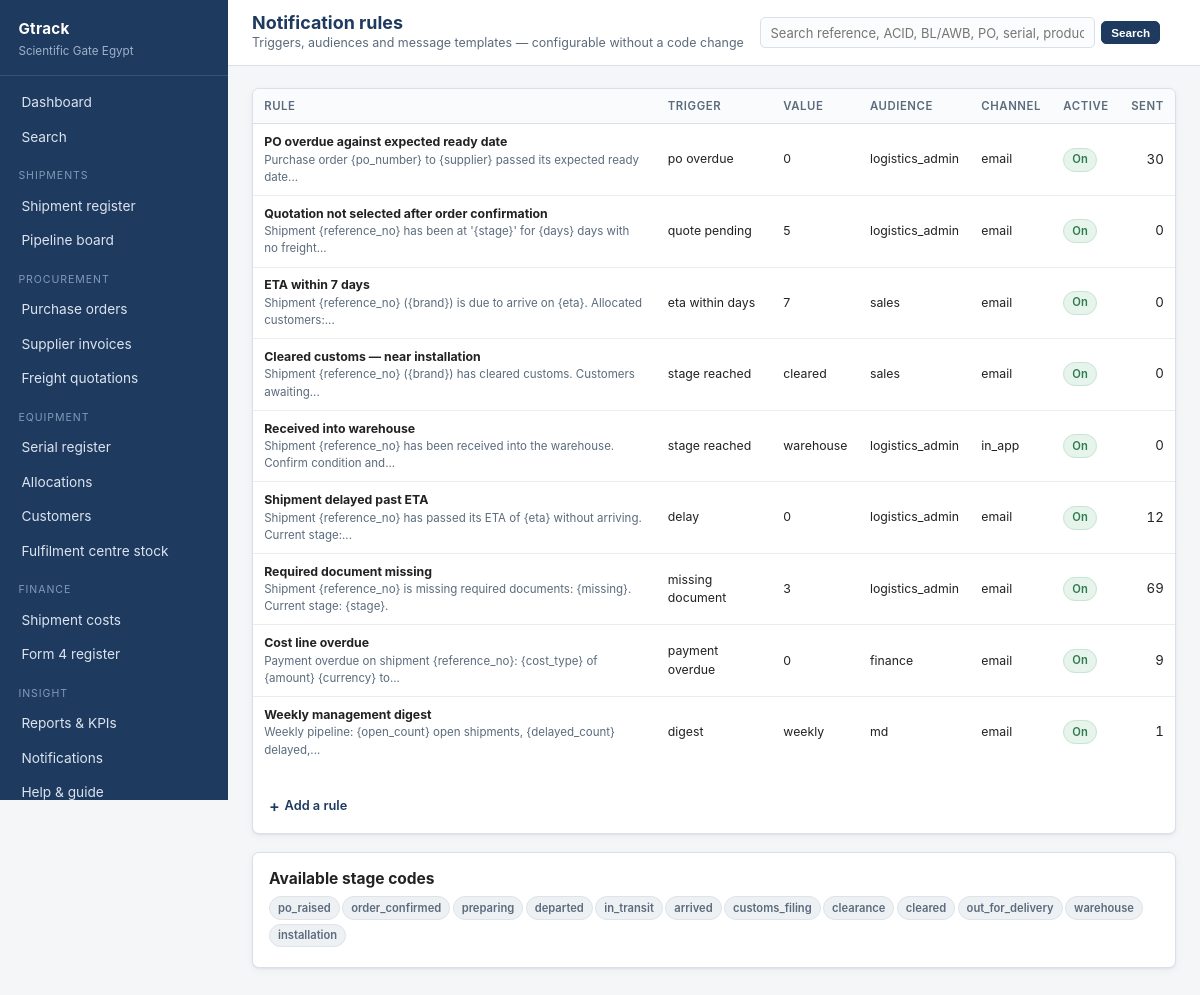
Page /admin/notification-rules (signed in) on the committed database.
### app/models.py (models this page shows, shortened)
class User(UserMixin, db.Model):
    __tablename__ = "users"
    id = db.Column(db.Integer, primary_key=True)
    name = db.Column(db.String(120), nullable=False)
    email = db.Column(db.String(160), unique=True, nullable=False)
    password_hash = db.Column(db.String(256))
    role_id = db.Column(db.Integer, db.ForeignKey("roles.id"))
    phone = db.Column(db.String(40))
    language = db.Column(db.String(5), default="en")   # "en" or "ar"
    is_active_flag = db.Column(db.Boolean, default=True)
    last_login = db.Column(db.DateTime)
    created_at = db.Column(db.DateTime, default=datetime.utcnow)
    role = db.relationship("Role", back_populates="users")
    customers = db.relationship("Customer", back_populates="sales_owner")
    @property
    def is_active(self):
        return bool(self.is_active_flag)
    def can(self, perm):
        return bool(self.role and self.role.has(perm))

class NotificationRule(db.Model):
    __tablename__ = "notification_rules"
    id = db.Column(db.Integer, primary_key=True)
    name = db.Column(db.String(160), nullable=False)
    trigger_type = db.Column(db.String(50))
    trigger_value = db.Column(db.String(80))
    audience_role = db.Column(db.String(60))
    channel = db.Column(db.String(30), default="email")
    template = db.Column(db.Text)
    is_active = db.Column(db.Boolean, default=True)
    logs = db.relationship("NotificationLog", back_populates="rule")

### app/views/admin.py (the view, shortened to what this page needs)
@bp.route("/notification-rules", methods=["GET", "POST"])
@permission_required("*")
def notification_rules():
    return render_template("admin/notification_rules.html",
                           rules=NotificationRule.query.order_by(NotificationRule.id).all(),
                           roles=Role.query.order_by(Role.id).all(),
                           stages=[(c, Stage.label(c)) for c in Stage.ORDER])

### app/__init__.py (called while the page is built)
@login_manager.user_loader
def load_user(user_id):
    return db.session.get(User, int(user_id))

### app/auth.py (called while the page is built)
def permission_required(perm):
    def decorator(f):
        @wraps(f)
        @login_required
        def wrapper(*args, **kwargs):
            if not current_user.can(perm):
                abort(403)
            return f(*args, **kwargs)
        return wrapper
    return decorator

### app/i18n.py (called while the page is built)
def get_locale():
    if not has_request_context():
        return DEFAULT_LANGUAGE
    try:
        if current_user.is_authenticated and getattr(current_user, "language", None):
            if current_user.language in LANGUAGES:
                return current_user.language
    except Exception:
        pass
    lang = session.get("language")
    return lang if lang in LANGUAGES else DEFAULT_LANGUAGE

def is_rtl():
    return get_locale() in RTL_LANGUAGES

def direction():
    return "rtl" if is_rtl() else "ltr"

def t(text, **kwargs):
    if text is None:
        return ""
    lang = get_locale()
    entry = TRANSLATIONS.get(str(text))
    if entry:
        out = entry.get(lang) or entry.get("en") or text
    else:
        out = text
    if kwargs:
        try:
            out = out.format(**kwargs)
        except (KeyError, IndexError, ValueError):
            pass
    return out

### app/models.py (called while the page is built)
    @classmethod
    def label(cls, code):
        from .i18n import t
        return t(cls.LABELS.get(code, code or "—"))

    def perm_list(self):
        return [p.strip() for p in (self.permissions or "").split(",") if p.strip()]

    def has(self, perm):
        perms = self.perm_list()
        return "*" in perms or perm in perms

    @property
    def name_label(self):
        from .i18n import t
        return t(self.role_name)

### app/templates/admin/notification_rules.html (shortened to what this page needs)
{% extends "base.html" %}
{% block heading %}{{ t("Notification rules") }}{% endblock %}
{% block crumb %}{{ t("Triggers, audiences and message templates — configurable without a code change") }}{% endblock %}
{% block content %}
<div class="card">
  <div class="table-wrap">
    <table>
      <thead><tr><th>{{ t("Rule") }}</th><th>{{ t("Trigger") }}</th><th>{{ t("Value") }}</th><th>{{ t("Audience") }}</th><th>{{ t("Channel") }}</th><th>{{ t("Active") }}</th><th class="num">{{ t("Sent") }}</th></tr></thead>
      <tbody>
      {% for r in rules %}
        <tr>
          <td class="small"><strong>{{ r.name }}</strong>
            <div class="tiny muted">{{ r.template | truncate(90) }}</div>
          </td>
          <td class="small">{{ r.trigger_type.replace('_', ' ') }}</td>
          <td class="small">{{ r.trigger_value or '—' }}</td>
          <td class="small">{{ r.audience_role }}</td>
          <td class="small">{{ r.channel }}</td>
          <td>{% if r.is_active %}<span class="pill green">{{ t("On") }}</span>{% else %}<span class="pill grey">{{ t("Off") }}</span>{% endif %}</td>
          <td class="num">{{ r.logs | length }}</td>
        </tr>
      {% endfor %}
      </tbody>
    </table>
  </div>
  <div class="card-body">
    <details class="inline-add" style="border:none;padding:0">
      <summary>{{ t("Add a rule") }}</summary>
    </details>
  </div>
</div>
<div class="card">
  <div class="card-body">
    <h3>{{ t("Available stage codes") }}</h3>
    <div class="small muted">
      {% for code, label in stages %}<span class="pill grey" style="margin:0 .15rem .2rem 0">{{ code }}</span>{% endfor %}
    </div>
  </div>
</div>
{% endblock %}

### app/templates/base.html (shortened to what this page needs)
<!doctype html>
<html lang="{{ locale }}" dir="{{ direction }}">
<head>
  <link rel="stylesheet" href="{{ url_for('static', filename='style.css') }}">
</head>
<body>
<div class="shell">
  <aside class="sidebar">
    <div class="brand">
      <div class="co">{{ app_name }}</div>
      <div class="sub">{{ org_name }}</div>
    </div>
    <nav class="nav">
      <a href="{{ url_for('dashboard.index') }}" class="{{ 'active' if (request.endpoint or '') == 'dashboard.index' }}">{{ t("Dashboard") }}</a>
      <a href="{{ url_for('search.index') }}" class="{{ 'active' if (request.endpoint or '') == 'search.index' }}">{{ t("Search") }}</a>
      <div class="group">{{ t("Shipments") }}</div>
      <a href="{{ url_for('shipments.index') }}" class="{{ 'active' if (request.endpoint or '') == 'shipments.index' }}">{{ t("Shipment register") }}</a>
      <a href="{{ url_for('shipments.board') }}" class="{{ 'active' if (request.endpoint or '') == 'shipments.board' }}">{{ t("Pipeline board") }}</a>
      {% if current_user.can('view_all') %}
      <div class="group">{{ t("Procurement") }}</div>
      <a href="{{ url_for('purchase_orders.index') }}" class="{{ 'active' if 'purchase_orders' in (request.endpoint or '') }}">{{ t("Purchase orders") }}</a>
      <a href="{{ url_for('finance.invoices') }}" class="{{ 'active' if (request.endpoint or '') == 'finance.invoices' }}">{{ t("Supplier invoices") }}</a>
      <a href="{{ url_for('finance.quotations') }}" class="{{ 'active' if (request.endpoint or '') == 'finance.quotations' }}">{{ t("Freight quotations") }}</a>
      {% endif %}
      <div class="group">{{ t("Equipment") }}</div>
      <a href="{{ url_for('assets.index') }}" class="{{ 'active' if (request.endpoint or '') == 'assets.index' }}">{{ t("Serial register") }}</a>
      <a href="{{ url_for('assets.allocations') }}" class="{{ 'active' if (request.endpoint or '') == 'assets.allocations' }}">{{ t("Allocations") }}</a>
      <a href="{{ url_for('assets.customers') }}" class="{{ 'active' if (request.endpoint or '') == 'assets.customers' }}">{{ t("Customers") }}</a>
      {% if current_user.can('view_all') %}
      <a href="{{ url_for('assets.hub_stock') }}" class="{{ 'active' if (request.endpoint or '') == 'assets.hub_stock' }}">{{ t("Fulfilment centre stock") }}</a>
      {% endif %}
      {% if current_user.can('view_all') or current_user.can('edit_cost') %}
      <div class="group">{{ t("Finance") }}</div>
      <a href="{{ url_for('finance.costs') }}" class="{{ 'active' if (request.endpoint or '') == 'finance.costs' }}">{{ t("Shipment costs") }}</a>
      <a href="{{ url_for('finance.bank_registrations') }}" class="{{ 'active' if (request.endpoint or '') == 'finance.bank_registrations' }}">{{ t("Form 4 register") }}</a>
      {% endif %}
      <div class="group">{{ t("Insight") }}</div>
      {% if current_user.can('view_reports') %}
      <a href="{{ url_for('reports.index') }}" class="{{ 'active' if (request.endpoint or '') == 'reports.index' }}">{{ t("Reports & KPIs") }}</a>
      {% endif %}
      <a href="{{ url_for('admin.notifications') }}" class="{{ 'active' if (request.endpoint or '') == 'admin.notifications' }}">{{ t("Notifications") }}</a>
      <a href="{{ url_for('help.index') }}" class="{{ 'active' if (request.endpoint or '') == 'help.index' }}">{{ t("Help & guide") }}</a>
    </nav>
  </aside>
  <div class="main">
    <div class="topbar">
      <div style="min-width:0">
        <h1 style="font-size:1.12rem;margin:0">{% block heading %}{% endblock %}</h1>
        <div class="crumb">{% block crumb %}{% endblock %}</div>
      </div>
      <form method="get" action="{{ url_for('search.index') }}" class="topsearch">
        <input type="text" name="q" value="{{ request.args.get('q', '') if (request.endpoint or '') == 'search.index' }}"
               placeholder="{{ t('Search reference, ACID, BL/AWB, PO, serial, product, customer…') }}"
               aria-label="{{ t('Search') }}">
        <button class="btn sm" type="submit">{{ t("Search") }}</button>
      </form>
    </div>
    <div class="content">
      {% block content %}{% endblock %}
    </div>
  </div>
</div>
</body>
</html>

### app/static/style.css (style rules this page uses)
:root { --navy:#1f3a5f; --navy-dark:#152a45; --maroon:#8a2f2f; --olive:#4a5a3a; --amber:#c07a1f; --green:#2f7a4f; --ink:#222; --muted:#5b6b7c; --line:#d9e0e7; --line-soft:#e8edf1; --bg:#f4f6f8; --card:#fff; --radius:7px; --shadow:0 1px 2px rgba(16,32,52,.06), 0 2px 8px rgba(16,32,52,.05); }
* { box-sizing:border-box }
body { margin:0;font:14px/1.5 -apple-system,BlinkMacSystemFont,"Segoe UI",Roboto,Helvetica,Arial,sans-serif; color:var(--ink);background:var(--bg);-webkit-font-smoothing:antialiased }
a { color:var(--navy);text-decoration:none }
h1,h2,h3,h4 { margin:0 0 .5rem;line-height:1.25 }
h1 { font-size:1.5rem;color:var(--navy) }
h3 { font-size:.97rem;color:var(--ink) }
.shell { display:flex;min-height:100vh }
.sidebar { width:228px;flex:0 0 228px;background:var(--navy);color:#dbe4ee;display:flex;flex-direction:column;position:sticky;top:0;height:100vh;overflow-y:auto }
.brand { padding:1.1rem 1.15rem .9rem;border-bottom:1px solid rgba(255,255,255,.11) }
.brand .co { font-weight:700;color:#fff;font-size:.95rem;letter-spacing:.02em }
.brand .sub { font-size:.73rem;color:#9db2cb;margin-top:.15rem }
.nav { padding:.6rem 0;flex:1 }
.nav .group { font-size:.66rem;text-transform:uppercase;letter-spacing:.09em;color:#7f9ab8;padding:.85rem 1.15rem .3rem }
.nav a { display:block;padding:.44rem 1.15rem;color:#dbe4ee;font-size:.855rem;border-left:3px solid transparent }
.main { flex:1;min-width:0;display:flex;flex-direction:column }
.topbar { background:#fff;border-bottom:1px solid var(--line);padding:.75rem 1.5rem;display:flex; align-items:center;gap:1rem;justify-content:space-between;position:sticky;top:0;z-index:20 }
.topbar .crumb { font-size:.78rem;color:var(--muted) }
.content { padding:1.35rem 1.5rem 3rem;flex:1 }
.card { background:var(--card);border:1px solid var(--line);border-radius:var(--radius); box-shadow:var(--shadow);margin-bottom:1.15rem;overflow:hidden }
.card-body { padding:1rem }
table { width:100%;border-collapse:collapse;font-size:.83rem }
th { text-align:left;font-weight:600;color:var(--muted);font-size:.71rem;text-transform:uppercase; letter-spacing:.05em;padding:.55rem .7rem;border-bottom:1px solid var(--line);background:#fafbfc;white-space:nowrap }
td { padding:.55rem .7rem;border-bottom:1px solid var(--line-soft);vertical-align:middle }
tbody tr:last-child td { border-bottom:none }
.num { text-align:right;font-variant-numeric:tabular-nums;white-space:nowrap }
.table-wrap { overflow-x:auto }
.pill { display:inline-block;padding:.16rem .5rem;border-radius:99px;font-size:.7rem;font-weight:600; white-space:nowrap;border:1px solid transparent }
.pill.green { background:#e6f4ec;color:var(--green);border-color:#c6e5d3 }
.pill.grey { background:#eef1f4;color:var(--muted);border-color:#dde3e9 }
.btn { display:inline-block;padding:.42rem .8rem;border-radius:5px;border:1px solid var(--navy); background:var(--navy);color:#fff;font-size:.8rem;font-weight:600;cursor:pointer;text-align:center }
.btn.sm { padding:.25rem .55rem;font-size:.73rem }
input[type=text],input[type=email],input[type=password],input[type=number],input[type=date], input[type=file],select,textarea { width:100%;padding:.42rem .55rem;border:1px solid var(--line);border-radius:5px;font-size:.83rem; font-family:inherit;background:#fff;color:var(--ink) }
.muted { color:var(--muted) }
.small { font-size:.77rem }
.tiny { font-size:.72rem }
details.inline-add { margin-top:.75rem;border-top:1px dashed var(--line);padding-top:.75rem }
details.inline-add summary { cursor:pointer;font-size:.8rem;font-weight:600;color:var(--navy); list-style:none;display:inline-flex;align-items:center;gap:.3rem }
details.inline-add summary::before { content:"+";font-size:1rem;line-height:1 }
.topsearch { display:flex;gap:.4rem;align-items:center;flex:1;max-width:430px;min-width:0 }
.topsearch input { flex:1;min-width:0;padding:.38rem .6rem;font-size:.81rem; border:1px solid var(--line);border-radius:5px;background:#fbfcfd }

### rows in the picture
User: is_active_flag+language "Dashboard", is_active_flag+language "Search", is_active_flag+language "SHIPMENTS", is_active_flag+language "Shipment register", is_active_flag+language "Pipeline board", is_active_flag+language "PROCUREMENT", is_active_flag+language "Purchase orders", is_active_flag+language "Supplier invoices", is_active_flag+language "Freight quotations", is_active_flag+language "EQUIPMENT", is_active_flag+language "Serial register", is_active_flag+language "Allocations", is_active_flag+language "Customers", is_active_flag+language "Fulfilment centre stock", is_active_flag+language "FINANCE", is_active_flag+language "Shipment costs", is_active_flag+language "Form 4 register", is_active_flag+language "INSIGHT", is_active_flag+language "Reports & KPIs", is_active_flag+language "Notifications", is_active_flag+language "Help & guide", is_active_flag+language "Notification rules", is_active_flag+language "Triggers, audiences and message templates — configurable without a code change", q "Search reference, ACID, BL/AWB, PO, serial, product, customer…", is_active_flag+language "RULE", is_active_flag+language "TRIGGER", is_active_flag+language "VALUE", is_active_flag+language "AUDIENCE", is_active_flag+language "CHANNEL", is_active_flag+language "ACTIVE", is_active_flag+language "SENT", is_active_flag+language "On", is_active_flag+language "Add a rule", is_active_flag+language "Available stage codes"
NotificationRule: name "PO overdue against expected ready date", template "Purchase order {po_number} to {supplier} passed its expected ready date...", trigger_type.replace "po overdue", trigger_value "0", audience_role "logistics_admin", channel "email", logs|length "30"
NotificationRule: name "Quotation not selected after order confirmation", template "Shipment {reference_no} has been at '{stage}' for {days} days with no freight...", trigger_type.replace "quote pending", trigger_value "5", audience_role "logistics_admin", channel "email", logs|length "0"
NotificationRule: name "ETA within 7 days", template "Shipment {reference_no} ({brand}) is due to arrive on {eta}. Allocated customers:...", trigger_type.replace "eta within days", trigger_value "7", audience_role "sales", channel "email", logs|length "0"
NotificationRule: name "Cleared customs — near installation", template "Shipment {reference_no} ({brand}) has cleared customs. Customers awaiting...", trigger_type.replace "stage reached", trigger_value "cleared", audience_role "sales", channel "email", logs|length "0"
NotificationRule: name "Received into warehouse", template "Shipment {reference_no} has been received into the warehouse. Confirm condition and...", trigger_type.replace "stage reached", trigger_value "warehouse", audience_role "logistics_admin", channel "in_app", logs|length "0"
NotificationRule: name "Shipment delayed past ETA", template "Shipment {reference_no} has passed its ETA of {eta} without arriving. Current stage:...", trigger_type.replace "delay", trigger_value "0", audience_role "logistics_admin", channel "email", logs|length "12"
NotificationRule: name "Required document missing", template "Shipment {reference_no} is missing required documents: {missing}. Current stage: {stage}.", trigger_type.replace "missing document", trigger_value "3", audience_role "logistics_admin", channel "email", logs|length "69"
NotificationRule: name "Cost line overdue", template "Payment overdue on shipment {reference_no}: {cost_type} of {amount} {currency} to...", trigger_type.replace "payment overdue", trigger_value "0", audience_role "finance", channel "email", logs|length "9"
NotificationRule: name "Weekly management digest", template "Weekly pipeline: {open_count} open shipments, {delayed_count} delayed,...", trigger_type.replace "digest", trigger_value "weekly", audience_role "md", channel "email", logs|length "1"

### other values in the picture
{{ app_name }} "Gtrack"
{{ org_name }} "Scientific Gate Egypt"
{{ code }} "po_raised" "order_confirmed" "preparing" "departed" "in_transit" "arrived" "customs_filing" "clearance" "cleared" "out_for_delivery" "warehouse" "installation"
